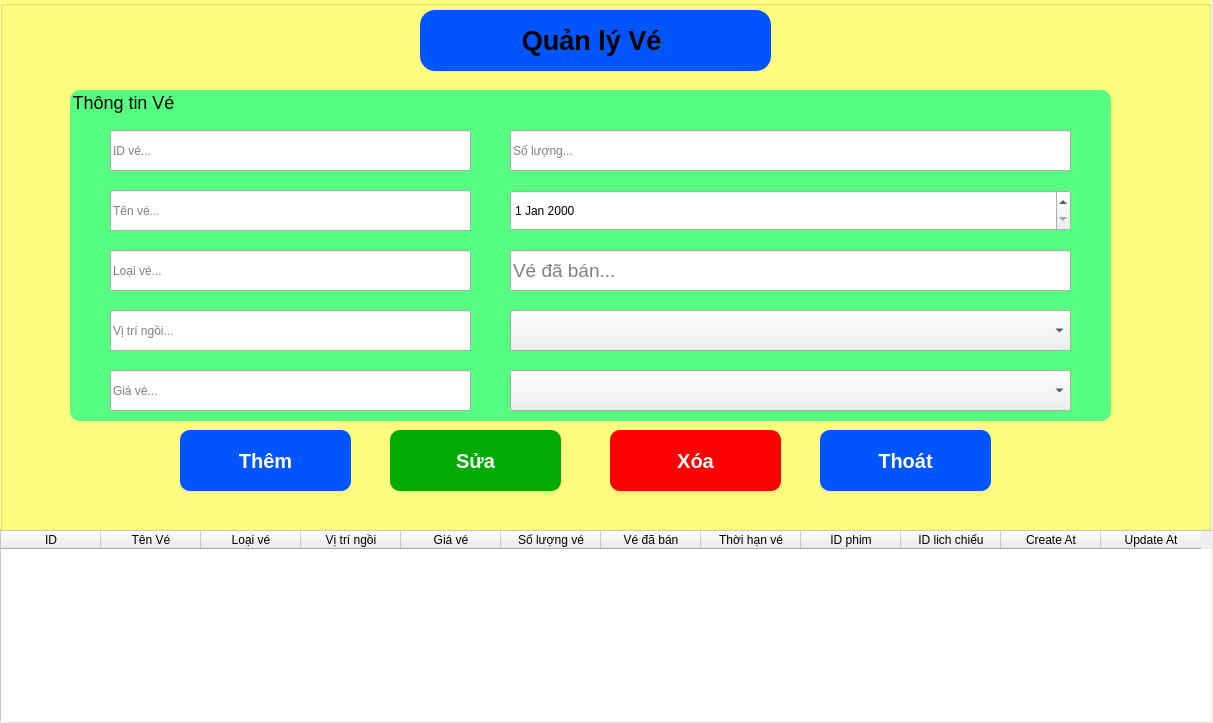
<?xml version="1.0" encoding="UTF-8"?>
<ui version="4.0">
 <class>MainWindow</class>
 <widget class="QMainWindow" name="MainWindow">
  <property name="geometry">
   <rect>
    <x>0</x>
    <y>0</y>
    <width>1213</width>
    <height>723</height>
   </rect>
  </property>
  <property name="windowTitle">
   <string>Quản lý Vé</string>
  </property>
  <widget class="QWidget" name="centralwidget">
   <widget class="QGroupBox" name="groupBox">
    <property name="geometry">
     <rect>
      <x>0</x>
      <y>0</y>
      <width>1211</width>
      <height>721</height>
     </rect>
    </property>
    <property name="styleSheet">
     <string notr="true">QGroupBox{
	background-color:rgb(255, 255, 127);
}</string>
    </property>
    <property name="title">
     <string/>
    </property>
    <widget class="QGroupBox" name="groupBox_2">
     <property name="geometry">
      <rect>
       <x>420</x>
       <y>10</y>
       <width>351</width>
       <height>61</height>
      </rect>
     </property>
     <property name="styleSheet">
      <string notr="true">QGroupBox{
	background-color:rgb(0, 85, 255);
	border-radius: 15px;
}</string>
     </property>
     <property name="title">
      <string/>
     </property>
     <widget class="QLabel" name="label_3">
      <property name="geometry">
       <rect>
        <x>0</x>
        <y>0</y>
        <width>351</width>
        <height>61</height>
       </rect>
      </property>
      <property name="text">
       <string>&lt;html&gt;&lt;head/&gt;&lt;body&gt;&lt;p align=&quot;center&quot;&gt;&lt;span style=&quot; font-size:20pt; font-weight:600;&quot;&gt;Quản lý Vé &lt;/span&gt;&lt;/p&gt;&lt;/body&gt;&lt;/html&gt;</string>
      </property>
     </widget>
    </widget>
    <widget class="QGroupBox" name="groupBox_3">
     <property name="geometry">
      <rect>
       <x>70</x>
       <y>90</y>
       <width>1041</width>
       <height>331</height>
      </rect>
     </property>
     <property name="styleSheet">
      <string notr="true">QGroupBox{
	background-color:rgb(85, 255, 127);
	font-size:18px;
	border-radius:10px;
}</string>
     </property>
     <property name="title">
      <string>Thông tin Vé</string>
     </property>
     <widget class="QLineEdit" name="txtIDVe">
      <property name="geometry">
       <rect>
        <x>40</x>
        <y>40</y>
        <width>361</width>
        <height>41</height>
       </rect>
      </property>
      <property name="styleSheet">
       <string notr="true">font: 14pt &quot;MS Shell Dlg 2&quot;;</string>
      </property>
      <property name="readOnly">
       <bool>true</bool>
      </property>
      <property name="placeholderText">
       <string>ID vé...</string>
      </property>
     </widget>
     <widget class="QLineEdit" name="txtTenVe">
      <property name="geometry">
       <rect>
        <x>40</x>
        <y>100</y>
        <width>361</width>
        <height>41</height>
       </rect>
      </property>
      <property name="styleSheet">
       <string notr="true">font: 14pt &quot;MS Shell Dlg 2&quot;;</string>
      </property>
      <property name="placeholderText">
       <string>Tên vé...</string>
      </property>
     </widget>
     <widget class="QLineEdit" name="txtLoaiVe">
      <property name="geometry">
       <rect>
        <x>40</x>
        <y>160</y>
        <width>361</width>
        <height>41</height>
       </rect>
      </property>
      <property name="styleSheet">
       <string notr="true">font: 14pt &quot;MS Shell Dlg 2&quot;;</string>
      </property>
      <property name="placeholderText">
       <string>Loại vé...</string>
      </property>
     </widget>
     <widget class="QLineEdit" name="txtViTriNgoi">
      <property name="geometry">
       <rect>
        <x>40</x>
        <y>220</y>
        <width>361</width>
        <height>41</height>
       </rect>
      </property>
      <property name="styleSheet">
       <string notr="true">font: 14pt &quot;MS Shell Dlg 2&quot;;</string>
      </property>
      <property name="placeholderText">
       <string>Vị trí ngồi...</string>
      </property>
     </widget>
     <widget class="QLineEdit" name="txtGiaVe">
      <property name="geometry">
       <rect>
        <x>40</x>
        <y>280</y>
        <width>361</width>
        <height>41</height>
       </rect>
      </property>
      <property name="styleSheet">
       <string notr="true">font: 14pt &quot;MS Shell Dlg 2&quot;;</string>
      </property>
      <property name="placeholderText">
       <string>Giá vé...</string>
      </property>
     </widget>
     <widget class="QLineEdit" name="txtSoLuong">
      <property name="geometry">
       <rect>
        <x>440</x>
        <y>40</y>
        <width>561</width>
        <height>41</height>
       </rect>
      </property>
      <property name="styleSheet">
       <string notr="true">font: 14pt &quot;MS Shell Dlg 2&quot;;</string>
      </property>
      <property name="placeholderText">
       <string>Số lượng...</string>
      </property>
     </widget>
     <widget class="QDateEdit" name="dateThoiHanVe">
      <property name="geometry">
       <rect>
        <x>440</x>
        <y>100</y>
        <width>561</width>
        <height>41</height>
       </rect>
      </property>
      <property name="styleSheet">
       <string notr="true">font: 14pt &quot;MS Shell Dlg 2&quot;;</string>
      </property>
     </widget>
     <widget class="QComboBox" name="cbPhim">
      <property name="geometry">
       <rect>
        <x>440</x>
        <y>220</y>
        <width>561</width>
        <height>41</height>
       </rect>
      </property>
      <property name="font">
       <font>
        <pointsize>14</pointsize>
       </font>
      </property>
     </widget>
     <widget class="QComboBox" name="cbLichChieu">
      <property name="geometry">
       <rect>
        <x>440</x>
        <y>280</y>
        <width>561</width>
        <height>41</height>
       </rect>
      </property>
      <property name="font">
       <font>
        <pointsize>14</pointsize>
       </font>
      </property>
     </widget>
     <widget class="QLineEdit" name="txtDaBan">
      <property name="geometry">
       <rect>
        <x>440</x>
        <y>160</y>
        <width>561</width>
        <height>41</height>
       </rect>
      </property>
      <property name="font">
       <font>
        <pointsize>14</pointsize>
       </font>
      </property>
      <property name="placeholderText">
       <string>Vé đã bán...</string>
      </property>
     </widget>
    </widget>
    <widget class="QPushButton" name="btnThemv">
     <property name="geometry">
      <rect>
       <x>180</x>
       <y>430</y>
       <width>171</width>
       <height>61</height>
      </rect>
     </property>
     <property name="styleSheet">
      <string notr="true">QPushButton{
	font-size: 20px;
    border-radius: 10px;
	background-color: rgb(0, 85, 255);
	color:rgb(255, 255, 255);
	font-weight: bold;
}
QPushButton:hover{
	background-color: rgb(0, 170, 255);
	cursor: pointer;
}</string>
     </property>
     <property name="text">
      <string>Thêm</string>
     </property>
    </widget>
    <widget class="QPushButton" name="btnSuav">
     <property name="geometry">
      <rect>
       <x>390</x>
       <y>430</y>
       <width>171</width>
       <height>61</height>
      </rect>
     </property>
     <property name="styleSheet">
      <string notr="true">QPushButton{
	font-size: 20px;
    border-radius: 10px;
	background-color: rgb(0, 170, 0);
	color:rgb(255, 255, 255);
	font-weight: bold;
}
QPushButton:hover{
	background-color:rgb(0, 255, 127);
	cursor: pointer;
}</string>
     </property>
     <property name="text">
      <string>Sửa</string>
     </property>
    </widget>
    <widget class="QPushButton" name="btnXoav">
     <property name="geometry">
      <rect>
       <x>610</x>
       <y>430</y>
       <width>171</width>
       <height>61</height>
      </rect>
     </property>
     <property name="styleSheet">
      <string notr="true">QPushButton{
	font-size: 20px;
    border-radius: 10px;
	background-color: rgb(255, 0, 0);
	color:rgb(255, 255, 255);
	font-weight: bold;
}
QPushButton:hover{
	background-color: rgb(255, 84, 84);
	cursor: pointer;
}</string>
     </property>
     <property name="text">
      <string>Xóa</string>
     </property>
    </widget>
    <widget class="QPushButton" name="btnThoatv">
     <property name="geometry">
      <rect>
       <x>820</x>
       <y>430</y>
       <width>171</width>
       <height>61</height>
      </rect>
     </property>
     <property name="styleSheet">
      <string notr="true">QPushButton{
	font-size: 20px;
    border-radius: 10px;
	background-color: rgb(0, 85, 255);
	color:rgb(255, 255, 255);
	font-weight: bold;
}
QPushButton:hover{
	background-color: rgb(0, 170, 255);
	cursor: pointer;
}</string>
     </property>
     <property name="text">
      <string>Thoát</string>
     </property>
    </widget>
    <widget class="QTableWidget" name="tableWidget">
     <property name="geometry">
      <rect>
       <x>0</x>
       <y>530</y>
       <width>1221</width>
       <height>201</height>
      </rect>
     </property>
     <property name="styleSheet">
      <string notr="true">QTableWidget{
	color:rgb(0, 0, 0)
	font: 14pt &quot;MS Shell Dlg 2&quot;;
	Background-color:rgb(255, 255, 255)
}</string>
     </property>
     <property name="rowCount">
      <number>0</number>
     </property>
     <column>
      <property name="text">
       <string>ID</string>
      </property>
     </column>
     <column>
      <property name="text">
       <string>Tên Vé</string>
      </property>
     </column>
     <column>
      <property name="text">
       <string>Loại vé</string>
      </property>
     </column>
     <column>
      <property name="text">
       <string>Vị trí ngồi</string>
      </property>
     </column>
     <column>
      <property name="text">
       <string>Giá vé</string>
      </property>
     </column>
     <column>
      <property name="text">
       <string>Số lượng vé</string>
      </property>
     </column>
     <column>
      <property name="text">
       <string>Vé đã bán</string>
      </property>
     </column>
     <column>
      <property name="text">
       <string>Thời hạn vé</string>
      </property>
     </column>
     <column>
      <property name="text">
       <string>ID phim</string>
      </property>
     </column>
     <column>
      <property name="text">
       <string>ID lich chiếu</string>
      </property>
     </column>
     <column>
      <property name="text">
       <string>Create At</string>
      </property>
     </column>
     <column>
      <property name="text">
       <string>Update At</string>
      </property>
     </column>
    </widget>
   </widget>
  </widget>
 </widget>
 <resources/>
 <connections/>
</ui>
